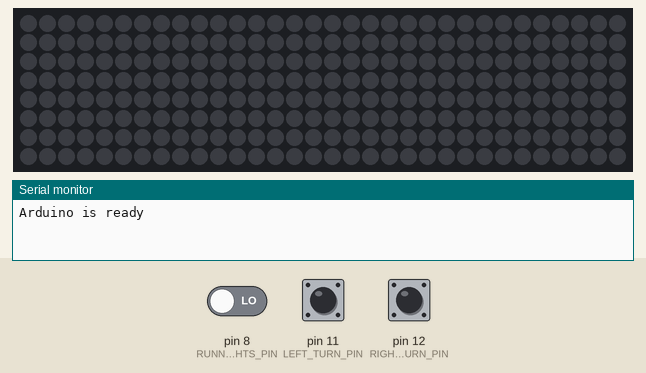
This sketch was run on a simulated Arduino Uno, built with avr-gcc and run on an emulated ATmega328P. Shown: 32×8 RGB LED matrix (first LED top left, wired row by row), the last lines printed to the serial monitor. The inputs (shaded band) are chosen by the test bench; at power-on: pin 11 (LEFT_TURN_PIN) LOW, pin 12 (RIGHT_TURN_PIN) LOW, pin 8 (RUNNING_LIGHTS_PIN) LOW.

Above: at 1.7 s.
1.8 s: pin 11 (LEFT_TURN_PIN) pulled HIGH for 0.4 s
At 3.4 s:
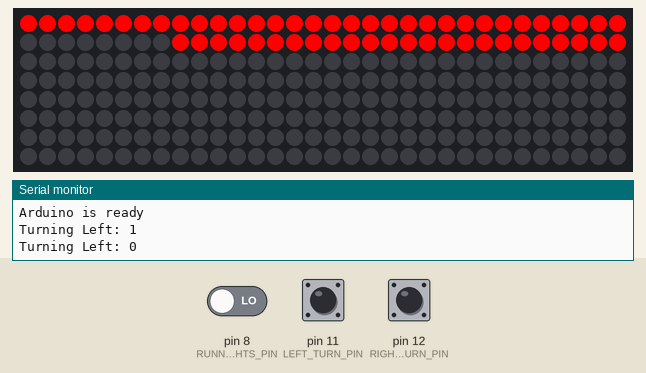
3.7 s: pin 12 (RIGHT_TURN_PIN) pulled HIGH for 1 s
At 3.82 s:
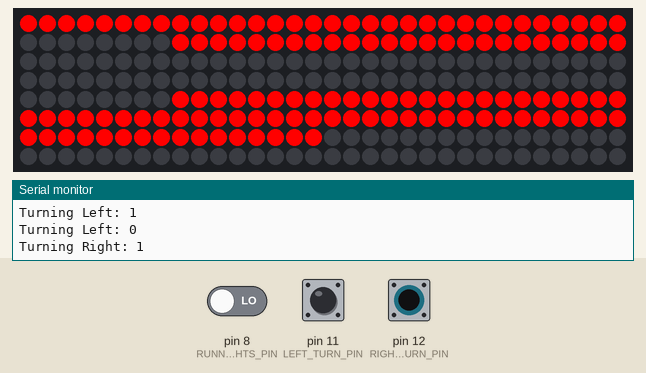
6.2 s: pin 11 (LEFT_TURN_PIN) pulled HIGH for 1 s
At 7.7 s:
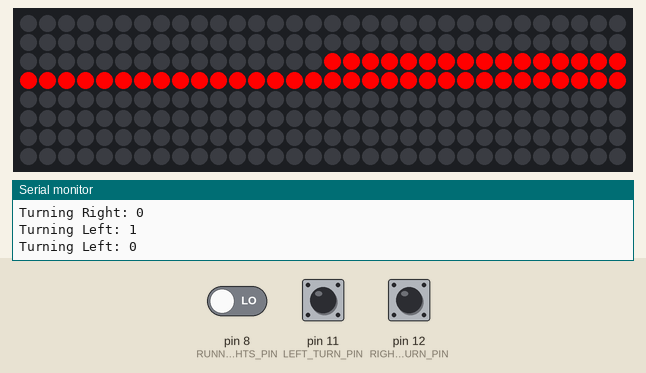
8.7 s: pin 12 (RIGHT_TURN_PIN) pulled HIGH for 0.4 s
At 10.3 s:
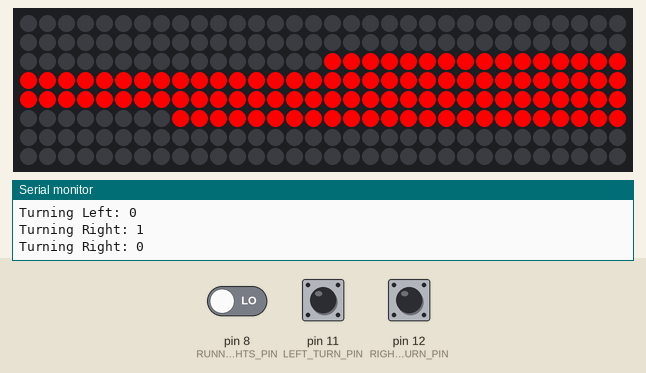
10.6 s: pin 8 (RUNNING_LIGHTS_PIN) driven HIGH
12.2 s: pin 11 (LEFT_TURN_PIN) driven HIGH and pin 12 (RIGHT_TURN_PIN) driven HIGH
At 14.3 s:
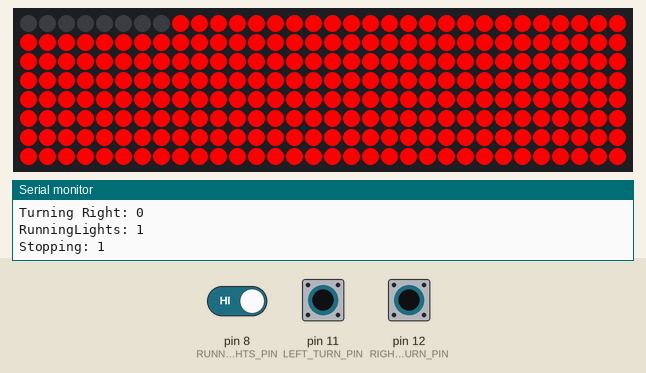
Timing chart, 0 to 14.9 s (numbered marks = the images above; inputs shaded):
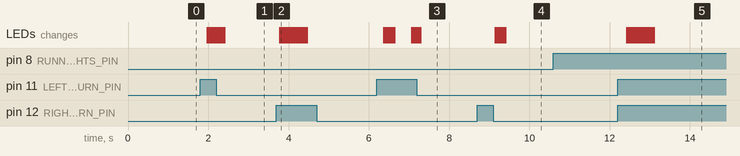

Measured:
- after the input at 1.8 s, the LEDs: first change after 0.18 s (image 1 shows a later state)
- after the input at 3.7 s, the LEDs: first change after 0.08 s (image 2 shows a later state)
- after the input at 6.2 s, the LEDs: first change after 0.18 s (image 3 shows a later state)
- after the input at 8.7 s, the LEDs: first change after 0.45 s (image 4 shows a later state)
- after the input at 12.2 s, the LEDs: first change after 0.23 s (image 5 shows a later state)

The sketch:

taillights.ino
```cpp
#include <FastLED.h>

#define LED_PIN             7
#define NUM_LEDS            256
#define NUM_ROWS            8
#define NUM_COLUMNS         32
#define RUNNING_LIGHTS_PIN  8
#define LEFT_TURN_PIN       11
#define RIGHT_TURN_PIN      12

CRGB leds[NUM_LEDS];
int leftColIndex = 16;
int rightColIndex = 16;
int stopColIndex = 16;
int numOn = 8;
int runningLightBrightness = 50;
int fullBrightness = 255;
bool wasTurningRight = false;
bool wasTurningLeft = false;
bool wasStopping = false;
bool wasRunningLights = false;
int loopCounter = 0;


void setup() {
  pinMode(RUNNING_LIGHTS_PIN, INPUT);
  pinMode(LEFT_TURN_PIN, INPUT);
  pinMode(RIGHT_TURN_PIN, INPUT);
  FastLED.addLeds<WS2812, LED_PIN, GRB>(leds, NUM_LEDS);

  for (int x = 0; x < NUM_COLUMNS; x++) {
    illuminateColumn(x, 0, 0, 0);
  }

  FastLED.show();

  Serial.begin(9600);
  Serial.println("Arduino is ready");
}

void loop() {
  // read pins every 5 loops
  bool isTurningLeft = wasTurningLeft;
  bool isTurningRight = wasTurningRight;
  bool isStopping = wasStopping;
  bool isRunningLights = wasRunningLights;

  if (loopCounter++ == 10) {
    int runningLights = digitalRead(RUNNING_LIGHTS_PIN);
    int left = digitalRead(LEFT_TURN_PIN);
    int right = digitalRead(RIGHT_TURN_PIN);

    loopCounter = 0;
    isTurningLeft = left == 1 && right != 1;
    isTurningRight = left == 0 && right == 1;
    isStopping = left == 1 && right == 1;
    isRunningLights = runningLights == 1;

    if (isRunningLights != wasRunningLights) {
      Serial.print("RunningLights: ");
      Serial.println(isRunningLights);
      wasRunningLights = isRunningLights;
    }

    if (wasStopping != isStopping) {
      Serial.print("Stopping: ");
      Serial.println(isStopping);
      wasStopping = isStopping;
    }
    if (isTurningLeft != wasTurningLeft) {
      Serial.print("Turning Left: ");
      Serial.println(isTurningLeft);
      wasTurningLeft = isTurningLeft;
    }
    if (isTurningRight != wasTurningRight) {
      Serial.print("Turning Right: ");
      Serial.println(isTurningRight);
      wasTurningRight = isTurningRight;
    }
  }

  if (isStopping) {
    stop();
  } else if (isTurningLeft) {
    turnLeft();
  } else if (isTurningRight) {
    turnRight();
  }
  delay(30);
}

int getCell(int x, int y) {
  if (x % 2 > 0) {
    // odd column
    return (x * 8) + y;
  } else {
    // even column
    return (x * 8) + 7 - y;
  }
}

void illuminateColumn(int x, int r, int g, int b) {
  if (x >= NUM_COLUMNS || x < 0) return;
  for (int y = 0; y < NUM_ROWS; y++) {
    leds[getCell(x, y)] = CRGB(r, g, b);
  }
}

void turnLeft() {
  // right to left
  int offBrightness = wasRunningLights ? runningLightBrightness : 0;
  for (int x = -8; x < (NUM_COLUMNS / 2) + 8; x++) {
    if (x < 0 || x >= NUM_COLUMNS / 2) continue;
    // is column on?
    bool isOn = leftColIndex >= x && leftColIndex <= x + numOn;
    illuminateColumn(x, isOn ? fullBrightness : offBrightness, 0, 0);
  }
  FastLED.show();
  if (leftColIndex-- < -8){
    leftColIndex = (NUM_COLUMNS / 2) + 8;
  }
}

void turnRight() {
  // left to right
  int offBrightness = wasRunningLights ? runningLightBrightness : 0;
  for (int x = (NUM_COLUMNS / 2) - 8; x < NUM_COLUMNS + 8; x++) {
    if (x < NUM_COLUMNS / 2 || x > NUM_COLUMNS) continue;
    // is column on?
    bool isOn = rightColIndex <= x && rightColIndex >= x - numOn;
    illuminateColumn(x, isOn ? fullBrightness : offBrightness, 0, 0);
  }
  FastLED.show();
  if (rightColIndex++ > NUM_COLUMNS + 8){
    rightColIndex = (NUM_COLUMNS / 2) -8;
  }
}

void stop() {
  // right to left
  int offBrightness = wasRunningLights ? runningLightBrightness : 0;
  for (int x = 15; x >= 0; x--) {
    // is column on?
    bool isOn = stopColIndex <= (NUM_COLUMNS / 2) - x;
    illuminateColumn(x + 16, isOn ? fullBrightness : offBrightness, 0, 0);
    illuminateColumn(16 - x, isOn ? fullBrightness : offBrightness, 0, 0);
  }
  FastLED.show();
  if (stopColIndex > 0){
    stopColIndex--;
  }
}
```
